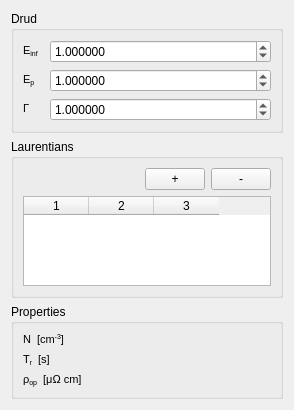
<?xml version="1.0" encoding="UTF-8"?>
<ui version="4.0">
 <class>Paramedit</class>
 <widget class="QWidget" name="Paramedit">
  <property name="geometry">
   <rect>
    <x>0</x>
    <y>0</y>
    <width>294</width>
    <height>410</height>
   </rect>
  </property>
  <property name="windowTitle">
   <string>Form</string>
  </property>
  <layout class="QVBoxLayout" name="verticalLayout">
   <item>
    <widget class="QGroupBox" name="groupBox">
     <property name="title">
      <string>Drud</string>
     </property>
     <layout class="QFormLayout" name="formLayout">
      <item row="0" column="0">
       <widget class="QLabel" name="label">
        <property name="text">
         <string>&lt;!DOCTYPE HTML PUBLIC &quot;-//W3C//DTD HTML 4.0//EN&quot; &quot;http://www.w3.org/TR/REC-html40/strict.dtd&quot;&gt;
&lt;html&gt;&lt;head&gt;&lt;meta name=&quot;qrichtext&quot; content=&quot;1&quot; /&gt;&lt;style type=&quot;text/css&quot;&gt;
p, li { white-space: pre-wrap; }
&lt;/style&gt;&lt;/head&gt;&lt;body style=&quot; font-family:'MS Shell Dlg 2'; font-size:8.25pt; font-weight:400; font-style:normal;&quot;&gt;
&lt;p style=&quot; margin-top:0px; margin-bottom:0px; margin-left:0px; margin-right:0px; -qt-block-indent:0; text-indent:0px;&quot;&gt;&lt;span style=&quot; font-size:8pt;&quot;&gt;Ε&lt;/span&gt;&lt;span style=&quot; font-size:8pt; vertical-align:sub;&quot;&gt;inf&lt;/span&gt;&lt;span style=&quot; font-size:8pt;&quot;&gt;  &lt;/span&gt;&lt;/p&gt;&lt;/body&gt;&lt;/html&gt;</string>
        </property>
       </widget>
      </item>
      <item row="0" column="1">
       <widget class="QDoubleSpinBox" name="doubleSpinBox_einf">
        <property name="decimals">
         <number>6</number>
        </property>
        <property name="minimum">
         <double>0.000000000000000</double>
        </property>
        <property name="maximum">
         <double>2147483647.000000000000000</double>
        </property>
        <property name="singleStep">
         <double>0.010000000000000</double>
        </property>
        <property name="value">
         <double>1.000000000000000</double>
        </property>
       </widget>
      </item>
      <item row="1" column="0">
       <widget class="QLabel" name="label_2">
        <property name="text">
         <string>&lt;!DOCTYPE HTML PUBLIC &quot;-//W3C//DTD HTML 4.0//EN&quot; &quot;http://www.w3.org/TR/REC-html40/strict.dtd&quot;&gt;
&lt;html&gt;&lt;head&gt;&lt;meta name=&quot;qrichtext&quot; content=&quot;1&quot; /&gt;&lt;style type=&quot;text/css&quot;&gt;
p, li { white-space: pre-wrap; }
&lt;/style&gt;&lt;/head&gt;&lt;body style=&quot; font-family:'MS Shell Dlg 2'; font-size:8.25pt; font-weight:400; font-style:normal;&quot;&gt;
&lt;p style=&quot; margin-top:0px; margin-bottom:0px; margin-left:0px; margin-right:0px; -qt-block-indent:0; text-indent:0px;&quot;&gt;&lt;span style=&quot; font-size:8pt;&quot;&gt;Ε&lt;/span&gt;&lt;span style=&quot; font-size:8pt; vertical-align:sub;&quot;&gt;p&lt;/span&gt;&lt;span style=&quot; font-size:8pt;&quot;&gt;  &lt;/span&gt;&lt;/p&gt;&lt;/body&gt;&lt;/html&gt;</string>
        </property>
       </widget>
      </item>
      <item row="2" column="0">
       <widget class="QLabel" name="label_3">
        <property name="text">
         <string>&lt;!DOCTYPE HTML PUBLIC &quot;-//W3C//DTD HTML 4.0//EN&quot; &quot;http://www.w3.org/TR/REC-html40/strict.dtd&quot;&gt;
&lt;html&gt;&lt;head&gt;&lt;meta name=&quot;qrichtext&quot; content=&quot;1&quot; /&gt;&lt;style type=&quot;text/css&quot;&gt;
p, li { white-space: pre-wrap; }
&lt;/style&gt;&lt;/head&gt;&lt;body style=&quot; font-family:'MS Shell Dlg 2'; font-size:8.25pt; font-weight:400; font-style:normal;&quot;&gt;
&lt;p style=&quot; margin-top:0px; margin-bottom:0px; margin-left:0px; margin-right:0px; -qt-block-indent:0; text-indent:0px;&quot;&gt;&lt;span style=&quot; font-size:8pt;&quot;&gt;Γ  &lt;/span&gt;&lt;/p&gt;&lt;/body&gt;&lt;/html&gt;</string>
        </property>
       </widget>
      </item>
      <item row="1" column="1">
       <widget class="QDoubleSpinBox" name="doubleSpinBox_ep">
        <property name="decimals">
         <number>6</number>
        </property>
        <property name="minimum">
         <double>0.000000000000000</double>
        </property>
        <property name="maximum">
         <double>2147483647.000000000000000</double>
        </property>
        <property name="singleStep">
         <double>0.010000000000000</double>
        </property>
        <property name="value">
         <double>1.000000000000000</double>
        </property>
       </widget>
      </item>
      <item row="2" column="1">
       <widget class="QDoubleSpinBox" name="doubleSpinBox_g">
        <property name="decimals">
         <number>6</number>
        </property>
        <property name="minimum">
         <double>0.000000000000000</double>
        </property>
        <property name="maximum">
         <double>2147483647.000000000000000</double>
        </property>
        <property name="singleStep">
         <double>0.010000000000000</double>
        </property>
        <property name="value">
         <double>1.000000000000000</double>
        </property>
       </widget>
      </item>
     </layout>
    </widget>
   </item>
   <item>
    <widget class="QGroupBox" name="groupBox_2">
     <property name="title">
      <string>Laurentians</string>
     </property>
     <layout class="QVBoxLayout" name="verticalLayout_2">
      <item>
       <layout class="QHBoxLayout" name="horizontalLayout">
        <item>
         <spacer name="horizontalSpacer">
          <property name="orientation">
           <enum>Qt::Horizontal</enum>
          </property>
          <property name="sizeHint" stdset="0">
           <size>
            <width>40</width>
            <height>20</height>
           </size>
          </property>
         </spacer>
        </item>
        <item>
         <widget class="QPushButton" name="pushButton_add">
          <property name="maximumSize">
           <size>
            <width>60</width>
            <height>16777215</height>
           </size>
          </property>
          <property name="text">
           <string>+</string>
          </property>
         </widget>
        </item>
        <item>
         <widget class="QPushButton" name="pushButton_del">
          <property name="maximumSize">
           <size>
            <width>60</width>
            <height>16777215</height>
           </size>
          </property>
          <property name="text">
           <string>-</string>
          </property>
         </widget>
        </item>
       </layout>
      </item>
      <item>
       <widget class="QTableWidget" name="tableWidget">
        <property name="selectionMode">
         <enum>QAbstractItemView::SingleSelection</enum>
        </property>
        <property name="sortingEnabled">
         <bool>true</bool>
        </property>
        <property name="columnCount">
         <number>3</number>
        </property>
        <attribute name="horizontalHeaderDefaultSectionSize">
         <number>65</number>
        </attribute>
        <attribute name="horizontalHeaderShowSortIndicator" stdset="0">
         <bool>true</bool>
        </attribute>
        <attribute name="verticalHeaderDefaultSectionSize">
         <number>20</number>
        </attribute>
        <attribute name="horizontalHeaderShowSortIndicator" stdset="0">
         <bool>true</bool>
        </attribute>
        <attribute name="verticalHeaderDefaultSectionSize">
         <number>20</number>
        </attribute>
        <attribute name="horizontalHeaderDefaultSectionSize">
         <number>65</number>
        </attribute>
        <column/>
        <column/>
        <column/>
       </widget>
      </item>
     </layout>
    </widget>
   </item>
   <item>
    <widget class="QGroupBox" name="groupBox_3">
     <property name="title">
      <string>Properties</string>
     </property>
     <layout class="QFormLayout" name="formLayout_2">
      <item row="0" column="0">
       <widget class="QLabel" name="label_4">
        <property name="text">
         <string>&lt;!DOCTYPE HTML PUBLIC &quot;-//W3C//DTD HTML 4.0//EN&quot; &quot;http://www.w3.org/TR/REC-html40/strict.dtd&quot;&gt;
&lt;html&gt;&lt;head&gt;&lt;meta name=&quot;qrichtext&quot; content=&quot;1&quot; /&gt;&lt;style type=&quot;text/css&quot;&gt;
p, li { white-space: pre-wrap; }
&lt;/style&gt;&lt;/head&gt;&lt;body style=&quot; font-family:'MS Shell Dlg 2'; font-size:8.25pt; font-weight:400; font-style:normal;&quot;&gt;
&lt;p style=&quot; margin-top:0px; margin-bottom:0px; margin-left:0px; margin-right:0px; -qt-block-indent:0; text-indent:0px;&quot;&gt;&lt;span style=&quot; font-size:8pt;&quot;&gt;N  [cm&lt;/span&gt;&lt;span style=&quot; font-size:8pt; vertical-align:super;&quot;&gt;-3&lt;/span&gt;&lt;span style=&quot; font-size:8pt;&quot;&gt;]&lt;/span&gt;&lt;/p&gt;&lt;/body&gt;&lt;/html&gt;</string>
        </property>
       </widget>
      </item>
      <item row="0" column="1">
       <widget class="QLabel" name="label_n">
        <property name="text">
         <string/>
        </property>
       </widget>
      </item>
      <item row="1" column="0">
       <widget class="QLabel" name="label_6">
        <property name="text">
         <string>&lt;!DOCTYPE HTML PUBLIC &quot;-//W3C//DTD HTML 4.0//EN&quot; &quot;http://www.w3.org/TR/REC-html40/strict.dtd&quot;&gt;
&lt;html&gt;&lt;head&gt;&lt;meta name=&quot;qrichtext&quot; content=&quot;1&quot; /&gt;&lt;style type=&quot;text/css&quot;&gt;
p, li { white-space: pre-wrap; }
&lt;/style&gt;&lt;/head&gt;&lt;body style=&quot; font-family:'MS Shell Dlg 2'; font-size:8.25pt; font-weight:400; font-style:normal;&quot;&gt;
&lt;p style=&quot; margin-top:0px; margin-bottom:0px; margin-left:0px; margin-right:0px; -qt-block-indent:0; text-indent:0px;&quot;&gt;&lt;span style=&quot; font-size:8pt;&quot;&gt;Τ&lt;/span&gt;&lt;span style=&quot; font-size:8pt; vertical-align:sub;&quot;&gt;r&lt;/span&gt;&lt;span style=&quot; font-size:8pt;&quot;&gt;  [s]&lt;/span&gt;&lt;/p&gt;&lt;/body&gt;&lt;/html&gt;</string>
        </property>
       </widget>
      </item>
      <item row="1" column="1">
       <widget class="QLabel" name="label_t">
        <property name="text">
         <string/>
        </property>
       </widget>
      </item>
      <item row="2" column="0">
       <widget class="QLabel" name="label_8">
        <property name="text">
         <string>&lt;!DOCTYPE HTML PUBLIC &quot;-//W3C//DTD HTML 4.0//EN&quot; &quot;http://www.w3.org/TR/REC-html40/strict.dtd&quot;&gt;
&lt;html&gt;&lt;head&gt;&lt;meta name=&quot;qrichtext&quot; content=&quot;1&quot; /&gt;&lt;style type=&quot;text/css&quot;&gt;
p, li { white-space: pre-wrap; }
&lt;/style&gt;&lt;/head&gt;&lt;body style=&quot; font-family:'MS Shell Dlg 2'; font-size:8.25pt; font-weight:400; font-style:normal;&quot;&gt;
&lt;p style=&quot; margin-top:0px; margin-bottom:0px; margin-left:0px; margin-right:0px; -qt-block-indent:0; text-indent:0px;&quot;&gt;&lt;span style=&quot; font-size:8pt;&quot;&gt;ρ&lt;/span&gt;&lt;span style=&quot; font-size:8pt; vertical-align:sub;&quot;&gt;op&lt;/span&gt;&lt;span style=&quot; font-size:8pt;&quot;&gt;  [μΩ cm]&lt;/span&gt;&lt;/p&gt;&lt;/body&gt;&lt;/html&gt;</string>
        </property>
       </widget>
      </item>
      <item row="2" column="1">
       <widget class="QLabel" name="label_r">
        <property name="text">
         <string/>
        </property>
       </widget>
      </item>
     </layout>
    </widget>
   </item>
  </layout>
 </widget>
 <resources/>
 <connections/>
</ui>
